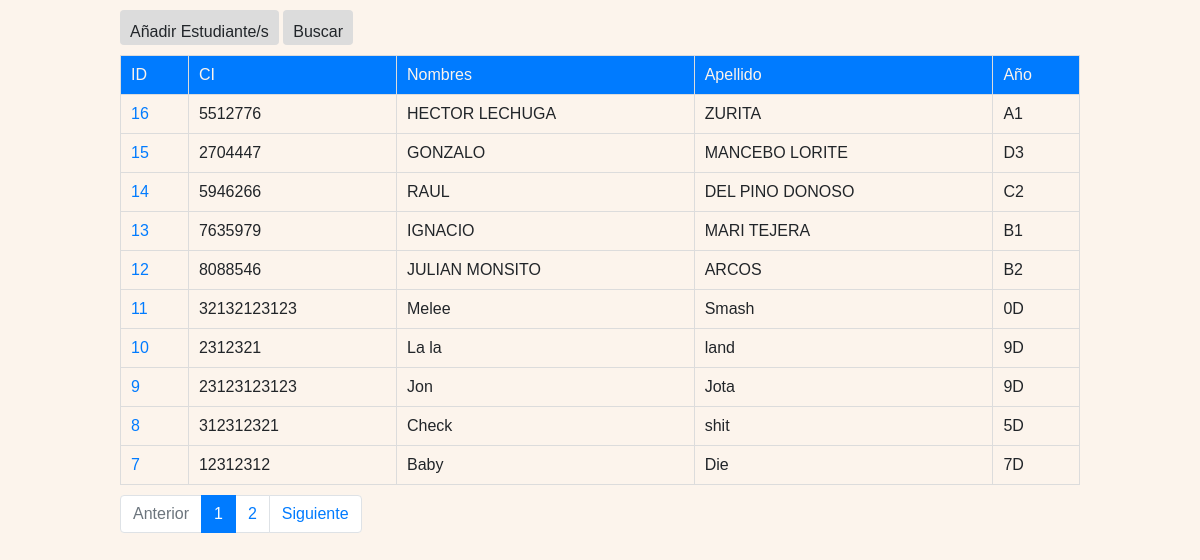
Screenshot of /index.php?num_page=1 with the database file from the repository.
### tables this page shows
CREATE TABLE IF NOT EXISTS `estudiante` (
  `id_estudiante` int(11) NOT NULL AUTO_INCREMENT,
  `ci` varchar(12) NOT NULL,
  `nombres` varchar(100) NOT NULL,
  `apellidos` varchar(100) NOT NULL,
  `anio_actual` varchar(11) DEFAULT NULL,
  `fecha_nacimiento` date DEFAULT NULL,
  PRIMARY KEY (`id_estudiante`),
  UNIQUE KEY `ci` (`ci`)
);

### App/controllers/students_controller.php (called while the page is built, shortened)
<?php
	if (file_exists("App/models/students_model.php")) {
			require_once("App/models/students_model.php");
		}else{
			require_once("../models/students_model.php");
		}
	class StudentController{
		private $model;
		function __construct(){
			$this->model = new Student();
		}
		public function index($num_page){
			$total_paginas = $this->model->num_page_totaly;
			$students =  $this->model->get_page($num_page-1);
			require_once("App/views/header.php");
			require_once("App/views/students_views.php");
		}
	}
?>

### App/models/conexion.php (called while the page is built, shortened)
<?php
	class Connect{
		private  static $host = "localhost";
		public  static $name = "db_juan_bosco";
		private  static $user = "root";
		private  static $password = "Ilota@213";
		public static function conectar(){
			$mysqli = new mysqli(self::$host,self::$user,self::$password,self::$name);
			return $mysqli;
		}
	}
 ?>

### App/models/basemodel.php (called while the page is built, shortened)
<?php
	if (file_exists("../models/conexion.php")) {
		require_once("../models/conexion.php");
	}
	else{
		require_once("App/models/conexion.php");
	}
	class BaseModel {
		function __construct($table){
			$this->db= Connect::conectar();
			$this->table = (string) Connect::$name.".".$table;
		}
	}
 ?>

### App/models/students_model.php (called while the page is built, shortened)
<?php
	if (file_exists("App/models/basemodel.php")) {
		require_once("App/models/basemodel.php");
	}else{
		require_once("../models/basemodel.php");
	}
	class Student extends BaseModel{
		private $RESULT_LIMIT = 10;
		function __construct(){
			$this->num_page_totaly = $this->db->query("SELECT * FROM db_juan_bosco.estudiante;") ->num_rows;
			$this->num_page_totaly = ceil($this->num_page_totaly/$this->RESULT_LIMIT);
		}
		public function get_page($num_page){
			$result_set = array();
			$num_page = $num_page*$this->RESULT_LIMIT;
			$query = "SELECT * FROM $this->table ORDER BY id_estudiante DESC LIMIT $num_page,$this->RESULT_LIMIT";
			$result = $this->db->query($query);
			while ($row = $result->fetch_assoc()) {
           		$result_set[]=$row;
        	}
	        return $result_set;
		}
	}
  ?>

### App/views/students_views.php (the view)
<!DOCTYPE html>
<html>
<body>
	<section class="principal">
		<div class="tabla_datos" style="margin-top:10px;">
			<a href= index.php?page=nuevos_estudiantes>
				<button class= 'btn succes'> Añadir Estudiante/s </button>
			</a>
			<a href= index.php?page=buscar_estudiante>
				<button class= 'btn succes' > Buscar </button>
			</a>
		</div>
		<table class="tabla_datos">
			<thead>
				<tr>
					<td> ID </td>
					<td> CI </td>
					<td> Nombres </td>
					<td> Apellido </td>
					<td> Año </td>
			</thead>
			<tbody>
			<?php foreach ($students as $fila): ?>
				<tr>
					<td>
					<a href=index.php?page=historial_academico&id=<?php echo $fila["id_estudiante"]; ?> > <?php echo $fila["id_estudiante"]; ?>  </a></td>
					<td><?php echo $fila['ci']; ?></td>
					<td><?php echo utf8_encode($fila['nombres']); ?></td>
					<td><?php echo utf8_encode($fila['apellidos']); ?></td>
					<td><?php echo $fila["anio_actual"]; ?></td>
				</tr>
			<?php endforeach ?>
			</tbody>
		</table>
		<?php  require_once("pagination.php");?>
	</section>
</body>
</html>

### index.php
<?php
	if (isset($_GET["page"]) ) {
		$page = $_GET["page"];
		if ($page == "historial_academico") {
			if (isset($_GET["id"])) {
				require_once("App/controllers/academic_record_controller.php");
				$id = $_GET["id"];
				$controller = new AcademicController($id);
				if (isset($_GET["new"])) {
					$controller -> create();
				}else{
					$controller -> index();
				}
			}else{
				header("Location: index.php?num_page=1");
			}
		}else if($page == "mostrar_materias"){
			require_once("App/controllers/subjects_controller.php");
		}else if($page == "nuevo_curricular"){
			require_once("App/controllers/new_curricular_controller.php");
		}else if($page == "nuevos_estudiantes"){
			require_once('App/controllers/students_controller.php');
			$controller = new StudentController();
			$controller -> create();
		}else if($page == "buscar_estudiante"){
			require_once("estudiantes.html");
		}else if($page == "csv_estudiante"){
			require_once('App/controllers/students_controller.php');
			$controller = new StudentController();
			$controller -> create_with_csv();
		}
	}else{
		require_once('App/controllers/students_controller.php');
		$num_page = 1;
		if (isset($_GET["num_page"])) {
			$num_page = intval($_GET["num_page"]);
		}else{
			header('Location:index.php?num_page=1');
		}
		$controller = new StudentController();
		$controller -> index($num_page);
	}
?>

### App/views/header.php (shortened to what this page needs)
<head>
	<link rel="stylesheet" href="https://stackpath.bootstrapcdn.com/bootstrap/4.4.1/css/bootstrap.min.css">
	<link rel="stylesheet" type="text/css" href="css/style.css">
</head>

### App/views/pagination.php
<div class="tabla_datos" style="margin-top:10px;">
	<nav aria-label="Page navigation example">
	  <ul class="pagination">
	    <?php $page =  intval($_GET["num_page"]); ?>
	    <li class="page-item <?php echo ($page <= 1) ? "disabled":"";  ?>" >
	    	<a class="page-link" href=index.php?num_page=<?php echo ($page > 1) ? $page-1:$page; ?>>
	    	Anterior
	    	</a>
	    </li>
	    <?php for ($i=1; $i <= $total_paginas ; $i++): ?>
			<li class="page-item <?php echo ($i == $page) ? "active":"";  ?>">
				<a class="page-link" href=index.php?num_page=<?php echo $i ?>>
					<?php echo $i; ?>
				</a>
			</li>
		<?php endfor ?>
	    <li class="page-item <?php echo ($page == $total_paginas) ? "disabled":"";  ?>">
	    	<a class="page-link" href=index.php?num_page=<?php echo ($page < $total_paginas) ? $page+1:$page; ?>>
	    	Siguiente
	    	</a>
	    </li>
	  </ul>
	</nav>
</div>

### css/style.css (style rules this page uses)
:root { --white-color: #FCF4EC; --blue-color:#007bff; --gray-color:#DCDCDC; --blue-border:#007bff; --getback-color:#FC7C74; --color-title:#38aca0; --box:0px 0 10px 4px var(--border-white-color); }
body { background-color: var(--white-color); font-family: 'Poppins', sans-serif; }
input,button { height: 35px; border-radius: 24px; outline: none; }
.tabla_datos { margin: auto; width: 80%; border-collapse: collapse; }
th, td { border: solid 1px var(--gray-color); padding: 10px; }
thead { background-color: var(--blue-color); border: solid 2px var(--blue-border)); color: var(--white-color); }
a { text-decoration: none; }
.btn { border:none; background-color: var(--blue-color); padding: 10px; margin-bottom:1%; }
.succes { background-color: var(--gray-color); }

### rows the page displays
estudiante: id_estudiante "16", ci "5512776", nombres "HECTOR LECHUGA", apellidos "ZURITA", anio_actual "A1"
estudiante: id_estudiante "15", ci "2704447", nombres "GONZALO", apellidos "MANCEBO LORITE", anio_actual "D3"
estudiante: id_estudiante "14", ci "5946266", nombres "RAUL", apellidos "DEL PINO DONOSO", anio_actual "C2"
estudiante: id_estudiante "13", ci "7635979", nombres "IGNACIO", apellidos "MARI TEJERA", anio_actual "B1"
estudiante: id_estudiante "12", ci "8088546", nombres "JULIAN MONSITO", apellidos "ARCOS", anio_actual "B2"
estudiante: id_estudiante "11", ci "32132123123", nombres "Melee", apellidos "Smash", anio_actual "0D"
estudiante: id_estudiante "10", ci "2312321", nombres "La la", apellidos "land", anio_actual "9D"
estudiante: id_estudiante "9", ci "23123123123", nombres "Jon", apellidos "Jota", anio_actual "9D"
estudiante: id_estudiante "8", ci "312312321", nombres "Check", apellidos "shit", anio_actual "5D"
estudiante: id_estudiante "7", ci "12312312", nombres "Baby", apellidos "Die", anio_actual "7D"
